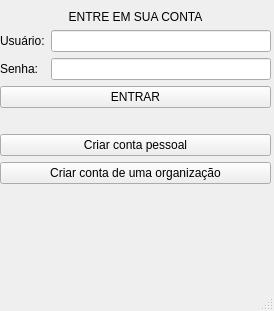
<?xml version="1.0" encoding="UTF-8"?>
<ui version="4.0">
 <class>MainWindow</class>
 <widget class="QMainWindow" name="MainWindow">
  <property name="geometry">
   <rect>
    <x>0</x>
    <y>0</y>
    <width>274</width>
    <height>311</height>
   </rect>
  </property>
  <property name="windowTitle">
   <string>MainWindow</string>
  </property>
  <widget class="QWidget" name="centralwidget">
   <widget class="QWidget" name="verticalLayoutWidget">
    <property name="geometry">
     <rect>
      <x>0</x>
      <y>10</y>
      <width>271</width>
      <height>254</height>
     </rect>
    </property>
    <layout class="QVBoxLayout" name="verticalLayout">
     <item>
      <layout class="QFormLayout" name="formLayout">
       <item row="1" column="0">
        <widget class="QLabel" name="usrLabel">
         <property name="text">
          <string>Usuário:</string>
         </property>
        </widget>
       </item>
       <item row="1" column="1">
        <widget class="QLineEdit" name="usrLineEdit"/>
       </item>
       <item row="2" column="1">
        <widget class="QLineEdit" name="senhaLineEdit"/>
       </item>
       <item row="2" column="0">
        <widget class="QLabel" name="passwrdLabel">
         <property name="text">
          <string>Senha:</string>
         </property>
        </widget>
       </item>
       <item row="6" column="0" colspan="2">
        <widget class="QPushButton" name="CreatePpushButton">
         <property name="text">
          <string>Criar conta pessoal</string>
         </property>
        </widget>
       </item>
       <item row="7" column="0" colspan="2">
        <widget class="QPushButton" name="CreateOpushButton">
         <property name="text">
          <string>Criar conta de uma organização</string>
         </property>
        </widget>
       </item>
       <item row="0" column="0" colspan="2">
        <widget class="QLabel" name="siginLabel">
         <property name="text">
          <string>ENTRE EM SUA CONTA</string>
         </property>
         <property name="alignment">
          <set>Qt::AlignCenter</set>
         </property>
        </widget>
       </item>
       <item row="3" column="0" colspan="2">
        <widget class="QPushButton" name="signinpushButton">
         <property name="text">
          <string>ENTRAR</string>
         </property>
        </widget>
       </item>
       <item row="5" column="0" colspan="2">
        <widget class="QLabel" name="invalidUsrLabel">
         <property name="text">
          <string/>
         </property>
         <property name="alignment">
          <set>Qt::AlignCenter</set>
         </property>
        </widget>
       </item>
      </layout>
     </item>
    </layout>
   </widget>
  </widget>
  <widget class="QMenuBar" name="menubar">
   <property name="geometry">
    <rect>
     <x>0</x>
     <y>0</y>
     <width>274</width>
     <height>30</height>
    </rect>
   </property>
  </widget>
  <widget class="QStatusBar" name="statusbar"/>
 </widget>
 <resources/>
 <connections/>
</ui>
